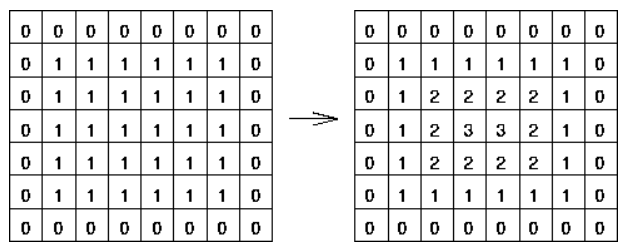
#> input picture ris/ris1.png, 624 x 251 px
$ python graph_construction.py ../ris/ris1.png ../ris/ris2.png
#> lines starting #> are read from the running program, lines starting #| are printed output that depends on the picture; after the words box and inside, x2 and y2 are one past the last pixel; in counts of white or black regions, pixels touching at a corner belong together
import cv2
import numpy as np
import random
import sys
import imageio

class GRAPH():

    def __init__(self, mark, binary, index):

        self.mark = mark[index]
        self.binary = binary[index]

    def rect_contains(self, rect, point):

        if point[0] < rect[0] :
            return False
        elif point[1] < rect[1] :
            return False
        elif point[0] > rect[2] :
            return False
        elif point[1] > rect[3] :
            return False
        return True

    def draw_point(self, img, p, color ):

        cv2.circle( img, (p[1], p[0]), 2, color, cv2.FILLED, 16, 0 )

    def draw_delaunay(self, img, subdiv, delaunay_color ):

        triangleList = subdiv.getTriangleList();
        size = img.shape
        r = (0, 0, size[0], size[1])

        slope_length = [[]]
        for i in range(self.mark.max()-1):
            slope_length.append([])

        for t in triangleList:

            pt1 = (int(t[0]), int(t[1]))
            pt2 = (int(t[2]), int(t[3]))
            pt3 = (int(t[4]), int(t[5]))

            if self.rect_contains(r, pt1) and self.rect_contains(r, pt2) and self.rect_contains(r, pt3):

                cv2.line(img, (pt1[1], pt1[0]), (pt2[1], pt2[0]), delaunay_color, 1, 16, 0)
                cv2.line(img, (pt2[1], pt2[0]), (pt3[1], pt3[0]), delaunay_color, 1, 16, 0)
                cv2.line(img, (pt3[1], pt3[0]), (pt1[1], pt1[0]), delaunay_color, 1, 16, 0)

                for p0 in [pt1, pt2, pt3]:
                    for p1 in [pt1, pt2, pt3]:
                        if p0 != p1:
                            temp = self.length_slope(p0, p1)
                            if temp not in slope_length[self.mark[p0]-1]:
                                slope_length[self.mark[p0]-1].append(temp)

        return slope_length

    def length_slope(self, p0, p1):

        if p1[1]-p0[1]:
            slope = (p1[0]-p0[0]) / (p1[1]-p0[1])
        else:
            slope = 1e10

        length = np.sqrt((p1[0]-p0[0])**2 + (p1[1]-p0[1])**2)

        return length, slope

    def generate_points(self):

        centroids = []
        label = []
        max_label = self.mark.max()

        for i in range(1, max_label+1):
            img = self.mark.copy()
            img[img!=i] = 0
            if img.sum():
                contours, hierarchy = cv2.findContours(img, cv2.RETR_EXTERNAL, cv2.CHAIN_APPROX_TC89_KCOS)
                m = cv2.moments(contours[0])

                if m['m00']:
                    label.append(i)
                    centroids.append(( int(round(m['m01']/m['m00'])),\
                                       int(round(m['m10']/m['m00'])) ))
                else:
                    label.append(i)
                    centroids.append(( 0,0 ))

        return centroids, label

    def run(self, animate = False):

        img_orig = self.binary.copy()

        size = img_orig.shape
        rect = (0, 0, size[0], size[1])

        subdiv = cv2.Subdiv2D(rect);

        points, label = self.generate_points()

        centroid = np.zeros((self.mark.max(), 2))
        for p, l in zip(points, label):
            centroid[l-1] = p

        outimg = []
        for p in points:
            subdiv.insert(p)

            if animate and False:
                img_copy = img_orig.copy()
                self.draw_delaunay( img_copy, subdiv, (255, 255, 255) )
                outimg.append(img_copy)
                cv2.imshow("win_delaunay", img_copy)
                cv2.waitKey(50)

        if len(outimg) != 0:
            imageio.mimsave('graph_contruction.gif', outimg, duration=0.3)

        slope_length = self.draw_delaunay( img_orig, subdiv, (255, 255, 255) )

        for p in points :
            self.draw_point(img_orig, p, (0,0,255))

        if animate and False:
            cv2.imshow('img_orig',img_orig)
            k = cv2.waitKey(0)
            if k == 27:
                cv2.destroyAllWindows()
            elif k == ord('s'):
                cv2.imwrite('messigray.png',img)
                cv2.destroyAllWindows()

        return centroid, slope_length

def main():
    mark = [cv2.imread(sys.argv[1])]
    binary = [cv2.imread(sys.argv[2])]
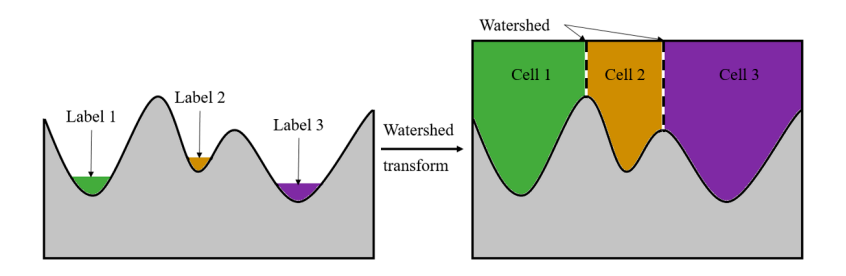
#> input picture ris/ris2.png, 846 x 276 px
    mark[0] = cv2.cvtColor(mark[0], cv2.COLOR_BGR2GRAY)
    binary[0] = cv2.cvtColor(binary[0], cv2.COLOR_BGR2GRAY)
    graph = GRAPH(mark, binary, 0)
#> in __init__, `self.binary = binary[index]`:
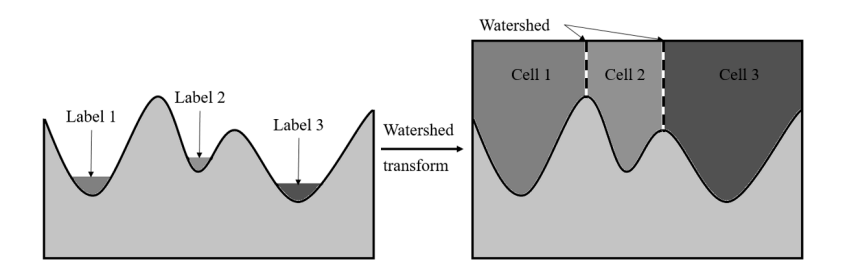
#> self.binary: shape (276, 846); min 0, max 255, mean 206.4
    centroid, slope_length = graph.run(True)
#> in generate_points, `max_label = self.mark.max()`: max_label = 255
#> the loop in generate_points, `for i in range(1, max_label+1):` made 255 passes
#> contours on passes 1 to 12: 28 contours, all with area under 20, 36 contours, all with area under 20, 40 contours, all with area under 20, 45 contours, all with area under 20, 44 contours, all with area under 20, 43 contours, all with area under 20, 45 contours, all with area under 20, 34 contours, all with area under 20, 19 contours, all with area under 20, 26 contours, all with area under 20, 32 contours, all with area under 20, 36 contours, all with area under 20
#> after the loop in generate_points, `for i in range(1, max_label+1):`:
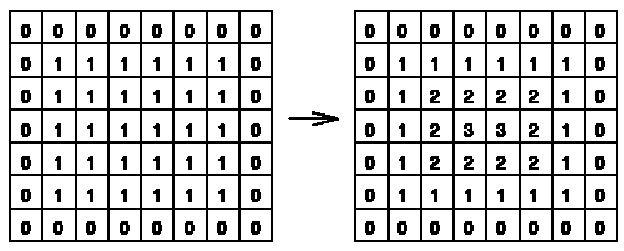
#> img: shape (251, 624); 81.8% white; 115 black regions, largest, box (x1, y1, x2, y2) and area: (9, 10, 273, 242) 9246, (354, 10, 618, 242) 9246, (288, 111, 339, 126) 277
#> after the loop in generate_points, `for i in range(1, max_label+1):`: centroids = 255 pairs, first value 0 to 125, second value 0 to 312; label = 255 values from 1 to 255
#> in run, `points, label = self.generate_points()`: points has the same summary as centroids in generate_points
#> after the loop in run, `for p, l in zip(points, label):`: centroid has the same summary as centroids in generate_points
#> after the loop in run, `for p in points:`: outimg = []
#> in run, `slope_length = self.draw_delaunay( img_orig, subdiv, (255, 255, 255) )`: slope_length = 255 items, first 6: [], [], [], [], [], []
#> after the loop in run, `for p in points :`: img_orig: shape (276, 846); 0.02% of pixels changed, all inside (x1, y1, x2, y2) = (0, 0, 316, 129)
#> centroid has the same summary as centroids in generate_points; slope_length = 255 items, first 6: [], [], [], [], [], []
    with open("centroid_slope_length.txt", "w+") as file:
        for i, p in enumerate(centroid):
            file.write(str(p[0])+" "+str(p[1])+"     "+str(slope_length[i])+"\n")

if __name__ == '__main__':
    main()
